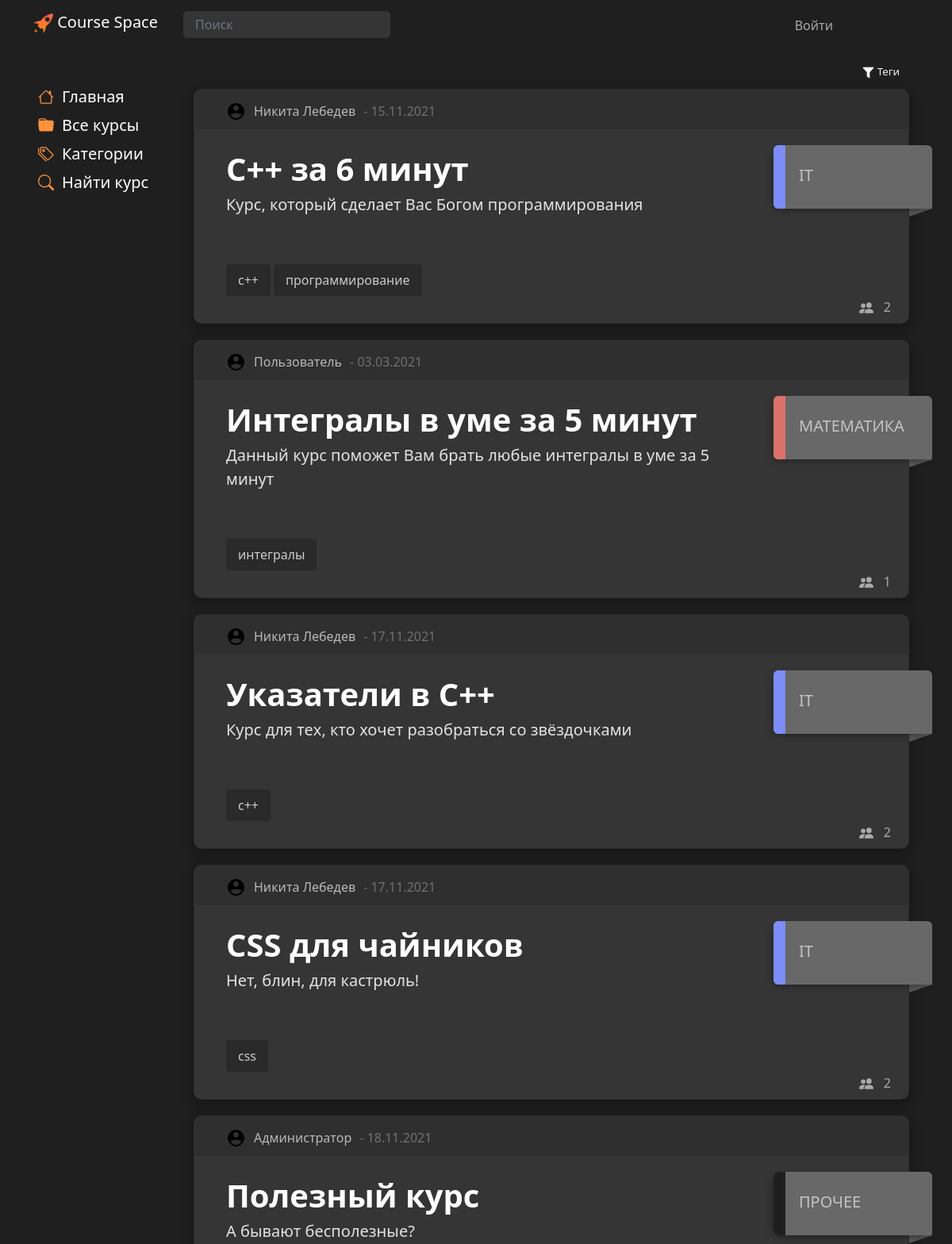
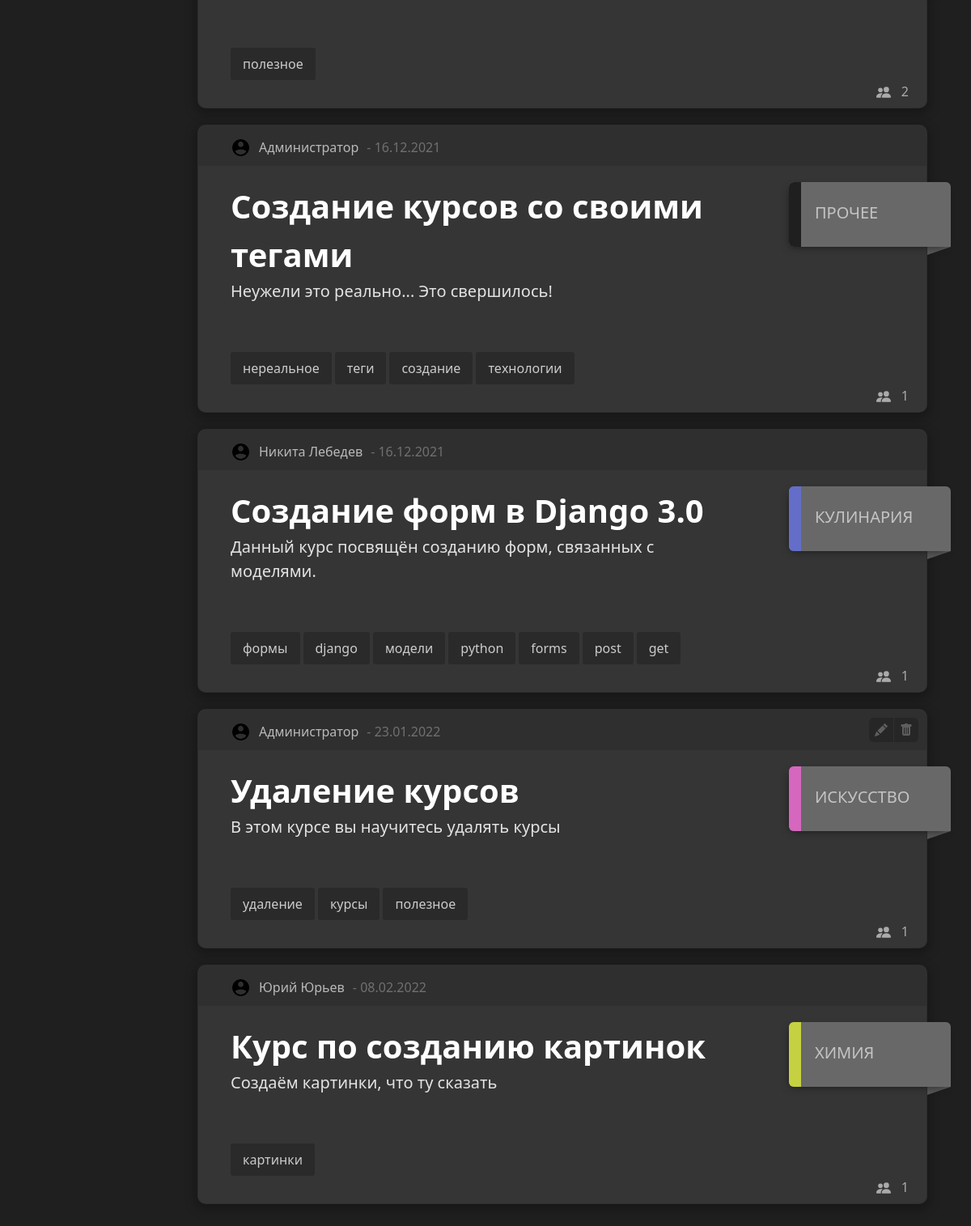
The app's page /main with its own data (2 pictures, top to bottom).
### main/models.py (models this page shows, shortened)
class Courses(models.Model):
    title = models.CharField('title', max_length=80, null=False)
    description = models.TextField('description')
    date = models.TextField('date')
    category = models.ForeignKey(Categories, models.DO_NOTHING, db_column='Category_id')  # Field name made lowercase.
    author = models.ForeignKey(Authors, models.DO_NOTHING, db_column='Author_id')  # Field name made lowercase.
    class Meta:
        db_table = 'Courses'

class Authors(models.Model):
    name = models.CharField('name', max_length=80, null=False)
    user = models.ForeignKey(settings.AUTH_USER_MODEL, models.DO_NOTHING, db_column='User_id')  # Field name made lowercase.
    class Meta:
        db_table = 'Authors'

class Profile(models.Model):
    user = models.OneToOneField(settings.AUTH_USER_MODEL, on_delete=models.CASCADE, null=True, )
    surname = models.CharField('surname', max_length=80, null=False)
    name = models.CharField('name', max_length=80, null=False)
    profile_pic = models.ImageField(null=True, blank=True, upload_to="images/profile/")
    birth_date = models.DateField(null=True, blank=True)
    class Meta:
        db_table = 'Profile'

class CoursesTags(models.Model):
    tag = models.ForeignKey('Tags', on_delete=models.CASCADE, db_column='Tag_id')  # Field name made lowercase.
    course = models.ForeignKey(Courses, on_delete=models.CASCADE, db_column='Course_id')  # Field name made lowercase.
    class Meta:
        db_table = 'Courses_Tags'

class Tags(models.Model):
    title = models.TextField('path')
    class Meta:
        db_table = 'Tags'
    def __str__(self):
        return self.title

class Categories(models.Model):
    title = models.CharField('title', max_length=30, null=False)
    class Meta:
        db_table = 'Categories'
    def __str__(self):
        return self.title

### main/views.py (the view)
# urls.py: path('main', include('main.urls')),
def main(request):
    categories = Categories.objects.all()
    courses = Courses.objects.all()
    course_tags = CoursesTags.objects.all()
    course_users = CoursesUsers.objects.values('course_id').annotate(total=Count('id'))
    context = {
        'title': 'Все курсы',
        'categories': categories,
        'courses': courses,
        'tags': course_tags,
        'count_users': course_users,
    }
    return render(request, 'main/main.html', context=context)

### main/templates/main/main.html (shortened to what this page needs)
{% extends 'main/baselist.html' %}
{% block style %}
    {% load static %}
{% endblock %}

### main/templates/main/baselist.html (shortened to what this page needs)
{% extends 'main/base.html' %}
{% block style %}
    {% load static %}
{% endblock %}
{% block content %}
    {% block list %}
        <div class="container">
            <div class="row">
                <button class="tagsBth" onclick="toggleFilter(hidden_content_filter)">
                    <img src="{% static 'main/img/filter.png' %}" width="15">
                    Теги
                </button>
            </div>
            <div class="row">
                {% for el in courses%}
                            <div class="card block" id="{{ el.id }}">
                                <div class="cardHeader">
                                    <div class="author">
                                    {% if user.profile.profile_pic %}
                                      <img class="courseAuthorAvatarProfile" src="{{el.author.user.profile.profile_pic.url}}">
                                    {% else %}
                                      <img class="courseAuthorAvatarProfile" src="{% static 'main/img/user96.png' %}"><br><br>
                                    {% endif %}
                                    <div id="authorname">
                                         {{ el.author.user.profile.name }} {{ el.author.user.profile.surname }}
                                    </div>
                            </div>
                                    <div class="date"> - {{ el.date }}</div>
                                </div>
                            <div class="cardContainer"  onclick="window.location.href ='{% url 'course' el.pk %}'">
                                <div class="lable">
                                    <div class="text">
                                        <div class="title fs-1">{{ el.title }}</div>
                                    </div>
                                </div>
                                    <div class="desk fs-5">{{el.description|truncatewords:50}}</div>
                                <div class="tags"></br>
                                    {% for tag in tags %}
                                        {% if tag.course.pk == el.pk %}
                                        <div>
                                            {{ tag.tag }}
                                        </div>
                                        {% endif %}
                                    {% endfor %}
                                </div>
                            </div>
                            <div class="stat">
                                <div class="usercount">{% for c in count_users %}{% if c.course_id == el.pk %}{{ c.total }}{% endif %}{% endfor %}</div>
                            </div>
                            {% if title == 'Все курсы' %}
                                <div class="categoryLable" onclick="window.location.href = '{% url 'category' el.category.pk %}'">
                                    <div class="categor">
                                        <div class="pointBtn" id="l{{ el.category.pk }}"></div>
                                        <div class="categLableText">{{ el.category }}</div>
                                    </div>
                                </div>
                                <div class="categoryLableBottom">
                                </div>
                            {% endif %}
                            {% if user == el.author.user %}
                                <div class = "courseToolbar">
                                    <button class = "toolBtn" id="edit" onclick="window.location.href = '{% url 'edit_course' el.pk  %}'">
                                        <svg xmlns="http://www.w3.org/2000/svg" width="16" height="16" fill="currentColor" class="bi bi-pencil-fill editBtn" viewBox="0 0 16 16">
                                          <path d="M12.854.146a.5.5 0 0 0-.707 0L10.5 1.793 14.207 5.5l1.647-1.646a.5.5 0 0 0 0-.708l-3-3zm.646 6.061L9.793 2.5 3.293 9H3.5a.5.5 0 0 1 .5.5v.5h.5a.5.5 0 0 1 .5.5v.5h.5a.5.5 0 0 1 .5.5v.5h.5a.5.5 0 0 1 .5.5v.207l6.5-6.5zm-7.468 7.468A.5.5 0 0 1 6 13.5V13h-.5a.5.5 0 0 1-.5-.5V12h-.5a.5.5 0 0 1-.5-.5V11h-.5a.5.5 0 0 1-.5-.5V10h-.5a.499.499 0 0 1-.175-.032l-.179.178a.5.5 0 0 0-.11.168l-2 5a.5.5 0 0 0 .65.65l5-2a.5.5 0 0 0 .168-.11l.178-.178z"/>
                                        </svg>
                                    </button>
                                    <button class = "toolBtn" id="coursedelete" onclick="toggle(hidden_content)_{{ el.pk }}">
                                        <svg xmlns="http://www.w3.org/2000/svg" width="16" height="16" fill="currentColor" class="bi bi-trash-fill deleteBtn" viewBox="0 0 16 16">
                                          <path d="M2.5 1a1 1 0 0 0-1 1v1a1 1 0 0 0 1 1H3v9a2 2 0 0 0 2 2h6a2 2 0 0 0 2-2V4h.5a1 1 0 0 0 1-1V2a1 1 0 0 0-1-1H10a1 1 0 0 0-1-1H7a1 1 0 0 0-1 1H2.5zm3 4a.5.5 0 0 1 .5.5v7a.5.5 0 0 1-1 0v-7a.5.5 0 0 1 .5-.5zM8 5a.5.5 0 0 1 .5.5v7a.5.5 0 0 1-1 0v-7A.5.5 0 0 1 8 5zm3 .5v7a.5.5 0 0 1-1 0v-7a.5.5 0 0 1 1 0z"/>
                                        </svg>
                                    </button>
                                </div>
                            {% elif el.pk == 23 %}
                                <div class = "courseToolbar">
                                    <button class = "toolBtn" id="edit" onclick="window.location.href = '{% url 'edit_course' el.pk  %}'">
                                    </button>
                                    <button class = "toolBtn" id="coursedelete" onclick="toggle(hidden_content)_{{ el.pk }}">
                                    </button>
                                </div>
                            {% endif %}
                        </div>
                {% endfor %}
            </div>
        </div>
    {% endblock %}
{% endblock %}

### main/static/main/css/design-tokens/colors.css (style rules this page uses)
:root { --black: rgb(31, 31, 31); --lblack: #353535; --llblack: #cbcbcb; --gray: #AAAAAA; --lgray: #D3D3D3; --white: #F0F0F0; --lwhite: #FAFAFA; --lred: #b41b1b; --llred: #b22d2d; --c1: #d5dafa; --c2: #d2e6fd; --c3: #d7fcd7; --c4: #f8fccc; --c5: #fde6cf; --c6: #fdcfcc; --c7: #fdcaf2; --c8: #d1d5f8; --c9: #1F1F1F; --ch1: #c6cdfa; --ch2: #bfdaf8; --ch3: #c3fac3; --ch4: #f1f7ae; --ch5: #fcdab9; --ch6: #f8b8b3; --ch7: #fcb0eb; --ch8: #b7bef8; --ch9: #1f1b1b; --tc1: #7d8df8; --tc2: #68adfc; --tc3: #76df76; --tc4: #c5d140; --tc5: #e2a669; --tc6: #da726a; --tc7: #d667be; --tc8: #646ec9; --tc9: #ffffff; }

### main/static/main/css/design-tokens/img.css (style rules this page uses)
.courseAuthorAvatarProfile { object-fit: cover; width: 25px; height: 25px; border-radius: 25px; border-width: 2px; border-color: var(--white); }

### main/static/main/css/design-tokens/MainBlock.css (style rules this page uses)
body { background-color: var(--black); margin-top: 80px; padding-bottom: 100px; }

### main/static/main/css/design-tokens/button.css (style rules this page uses)
button { background-color: var(--black); color: var(--white); font-size: 10pt; border-radius: 6px; text-align: center; border: none; transition: 0.3s; margin-top: 5px; -webkit-touch-callout: none; -webkit-user-select: none; -khtml-user-select: none; -moz-user-select: none; -ms-user-select: none; user-select: none; }
.tagsBth { width: fit-content; margin-right: 0; margin-left: auto; }

### main/static/main/css/design-tokens/MediaQueries.css (style rules this page uses)
@media screen and (min-width: 768px) { .card .lable { width: calc(100% - 210px); } }
@media screen and (min-width: 768px) { .card .desk { width: calc(100% - 210px); } }

### records on screen
Courses: author.user.profile.name "Никита", author.user.profile.surname "Лебедев", date "15.11.2021", title "C++ за 6 минут", description "Курс, который сделает Вас Богом программирования", total "2", category "IT"
CoursesTags: tag "c++"
CoursesTags: tag "программирование"
Courses: author.user.profile.name "Пользователь", date "03.03.2021", title "Интегралы в уме за 5 минут", description "Данный курс поможет Вам брать любые интегралы в уме за 5 минут", total "1", category "МАТЕМАТИКА"
CoursesTags: tag "интегралы"
Courses: author.user.profile.name "Никита", author.user.profile.surname "Лебедев", date "17.11.2021", title "Указатели в C++", description "Курс для тех, кто хочет разобраться со звёздочками", total "2", category "IT"
CoursesTags: tag "c++"
Courses: author.user.profile.name "Никита", author.user.profile.surname "Лебедев", date "17.11.2021", title "CSS для чайников", description "Нет, блин, для кастрюль!", total "2", category "IT"
CoursesTags: tag "css"
Courses: author.user.profile.name "Администратор", date "18.11.2021", title "Полезный курс", description "А бывают бесполезные?", total "2", category "ПРОЧЕЕ"
CoursesTags: tag "полезное"
Courses: author.user.profile.name "Администратор", date "16.12.2021", title "Создание курсов со своими тегами", description "Неужели это реально... Это свершилось!", total "1", category "ПРОЧЕЕ"
CoursesTags: tag "нереальное"
CoursesTags: tag "теги"
CoursesTags: tag "создание"
CoursesTags: tag "технологии"
Courses: author.user.profile.name "Никита", author.user.profile.surname "Лебедев", date "16.12.2021", title "Создание форм в Django 3.0", description "Данный курс посвящён созданию форм, связанных с моделями.", total "1", category "КУЛИНАРИЯ"
CoursesTags: tag "формы"
CoursesTags: tag "django"
CoursesTags: tag "модели"
CoursesTags: tag "python"
CoursesTags: tag "forms"
CoursesTags: tag "post"
CoursesTags: tag "get"
Courses: author.user.profile.name "Администратор", date "23.01.2022", title "Удаление курсов", description "В этом курсе вы научитесь удалять курсы", total "1", category "ИСКУССТВО"
CoursesTags: tag "удаление"
CoursesTags: tag "курсы"
CoursesTags: tag "полезное"
Courses: author.user.profile.name "Юрий", author.user.profile.surname "Юрьев", date "08.02.2022", title "Курс по созданию картинок", description "Создаём картинки, что ту сказать", total "1", category "ХИМИЯ"
CoursesTags: tag "картинки"
